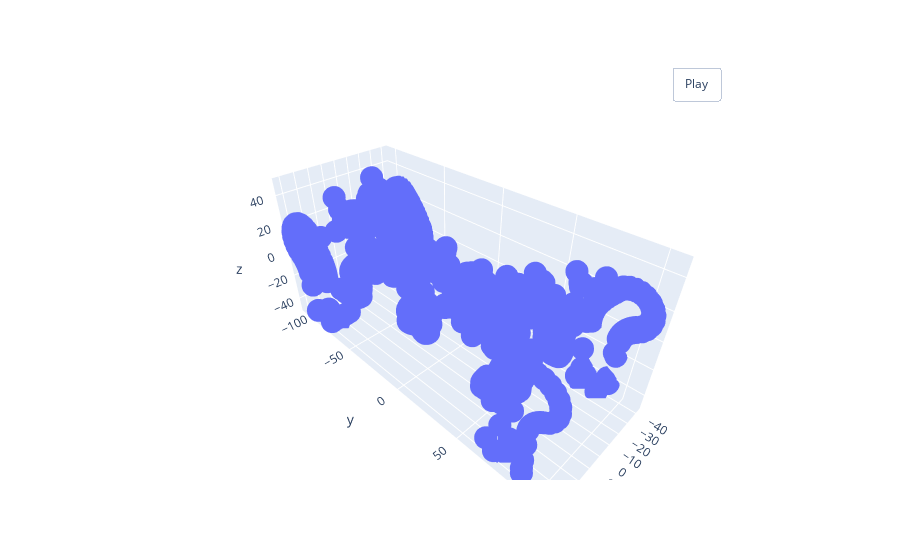

Notebook code for this chart:
### Code cell
visualize_rotate([go.Scatter3d(x=x, y=y, z=z, mode='markers')]).show()

### Figure 1 — Plotly figure (JSON) as saved in the notebook; plotly's stock layout.template omitted (floating-point values rounded to 4 significant figures; data arrays with more than 128 entries replaced by an {"elided": "..."} marker saying what was removed)
{"data": [{"mode": "markers", "type": "scatter3d", "x": {"elided": "6433 float values"}, "y": {"elided": "6433 float values"}, "z": {"elided": "6433 float values"}}], "layout": {"updatemenus": [{"buttons": [{"args": [null, {"frame": {"duration": 50, "redraw": true}, "fromcurrent": true, "mode": "immediate", "transition": {"duration": 0}}], "label": "Play", "method": "animate"}], "pad": {"r": 10, "t": 45}, "showactive": false, "type": "buttons", "x": 0.8, "xanchor": "left", "y": 1, "yanchor": "bottom"}]}}
